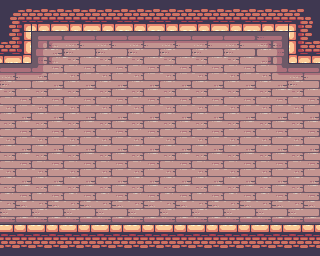

This game map was drawn from its Tiled (.tmx) file and the tilesets committed beside it. A one-line description and the full map source follow:
An orthogonal 10x8 tile map with 32x32 px tiles, 1 tile layer (main_bg), 7 tilesets and 14 objects.

<map version="1.4" tiledversion="1.4.3" orientation="orthogonal" renderorder="right-down" width="10" height="8" tilewidth="32" tileheight="32" infinite="0" nextlayerid="3" nextobjectid="39">
 <tileset firstgid="1" source="../tilesets/levels_castle_tiles.tsx" />
 <tileset firstgid="97" source="../tilesets/common_hud_ui.tsx" />
 <tileset firstgid="202" source="../tilesets/main_pnk_logo.tsx" />
 <tileset firstgid="203" source="../tilesets/levels_castle_decorations_tiles.tsx" />
 <tileset firstgid="243" source="../tilesets/character_king.tsx" />
 <tileset firstgid="269" source="../tilesets/character_pig.tsx" />
 <tileset firstgid="285" source="../tilesets/common_menus.tsx" />
 <layer id="1" name="main_bg" width="10" height="8">
  <data encoding="csv">
5,26,26,26,26,26,26,26,26,6,
27,49,50,50,50,50,50,50,51,25,
50,66,62,62,62,62,62,62,65,50,
62,62,62,62,62,62,62,62,62,62,
62,62,62,62,62,62,62,62,62,62,
62,62,62,62,62,62,62,62,62,62,
74,74,74,74,74,74,74,74,74,74,
2,2,2,2,2,2,2,2,2,2
</data>
 </layer>
 <objectgroup id="2" name="main_decoration">
  <object id="15" gid="203" x="16" y="96" width="32" height="32" />
  <object id="16" gid="213" x="16" y="128" width="32" height="32" />
  <object id="17" gid="223" x="16" y="160" width="32" height="32" />
  <object id="18" gid="203" x="272" y="96" width="32" height="32" />
  <object id="19" gid="213" x="272" y="128" width="32" height="32" />
  <object id="20" gid="233" x="272" y="160" width="32" height="32" />
  <object id="35" gid="202" x="51" y="83" width="218" height="36" />
  <object id="34" gid="208" x="192" y="128" width="32" height="32" />
  <object id="33" gid="208" x="96" y="128" width="32" height="32" />
 </objectgroup>
 <objectgroup id="3" name="main_obj">
  <object id="31" gid="253" x="64" y="192" width="32" height="32" />
  <object id="32" gid="1073742093" x="256" y="224" width="32" height="32" rotation="180" />
  <object id="36" gid="285" x="131" y="128" width="58" height="32" />
  <object id="37" gid="286" x="131" y="160" width="58" height="32" />
  <object id="38" gid="287" x="131" y="192" width="58" height="32" />
 </objectgroup>
</map>